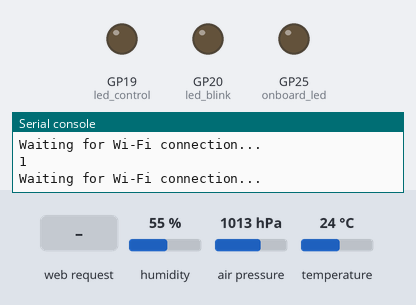
Bench run of a program on a simulated Raspberry Pi Pico running MicroPython. Shown: output pins drawn as LEDs (lit = HIGH), the last lines printed to the serial console. Dashed ring = blinking. The test bench sets the inputs (shaded band); at power-on: humidity 55 %, air pressure 1013 hPa, temperature 24 °C. WiFi joins after 1.5 s; values from a settings file that is not in the repository are placeholders.

Above: at 1.2 s.
1.3 s: HTTP request GET /lighton? received
At 2.26 s:
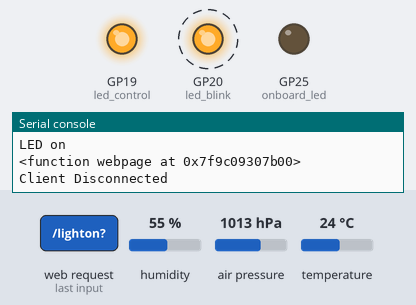
4.3 s: HTTP request GET /lightoff? received
At 5.4 s:
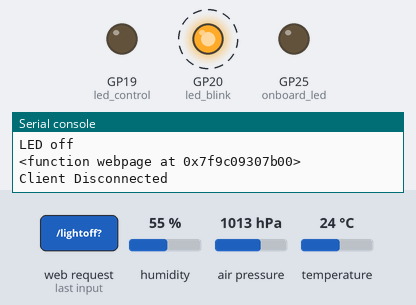
7.3 s: HTTP request GET /lighton? received
At 8.4 s:
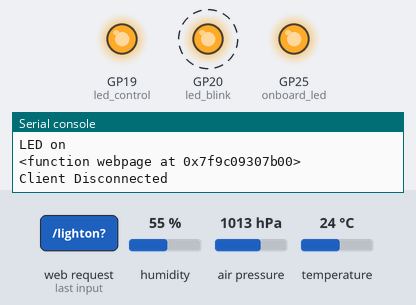
Timing chart, 0 to 16.3 s (numbered marks = the images above; inputs shaded):
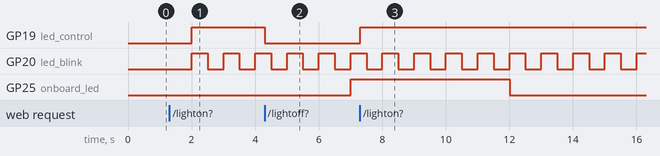

Measured:
- after the input at 1.3 s, GP19 (led_control): LOW → HIGH after 0.71 s
- after the input at 4.3 s, GP19 (led_control): HIGH → LOW at once
- after the input at 7.3 s, GP19 (led_control): LOW → HIGH at once
- by itself, GP20 (led_blink): alternates HIGH for 0.50 s and LOW for 0.50 s

The program:

11_5_async_web_server.py
```python
# Rui Santos & Sara Santos - Random Nerd Tutorials
# Complete project details at https://RandomNerdTutorials.com/raspberry-pi-pico-w-micropython-ebook/

# Import necessary modules
import network
import asyncio
from config import wifi_ssid, wifi_password
import socket
import time
from machine import Pin, I2C
import BME280

# Constant variable to save the HTML file path
HTML_FILE_PATH = "webpage.html"

# Create several LEDs
led_blink = Pin(20, Pin.OUT)
led_control = Pin(19, Pin.OUT)
onboard_led = Pin('LED', Pin.OUT)

# Initialize LED state
state = 'OFF'

# Initialize I2C communication
i2c = I2C(id=0, scl=Pin(5), sda=Pin(4), freq=10000)
bme = BME280.BME280(i2c=i2c, addr=0x76)

# Function to read HTML content from the file
def read_html_file():
    with open(HTML_FILE_PATH, "r") as file:
        return file.read()

# Get sensor readings
def get_readings():
    temp = bme.temperature[:-1]
    hum = bme.humidity[:-1]
    pres = bme.pressure[:-3]
    return temp, hum, pres

# HTML template for the webpage
def webpage(state):
    # Get new sensor readings every time you serve the web page
    temperature, humidity, pressure = get_readings()
    html_content = read_html_file()
    html = html_content.format(state=state, temperature=temperature, humidity=humidity, pressure=pressure)
    print(webpage)
    return html

# Init Wi-Fi Interface
def init_wifi(ssid, password):
    wlan = network.WLAN(network.STA_IF)
    wlan.active(True)
    # Connect to your network
    wlan.connect(ssid, password)
    # Wait for Wi-Fi connection
    connection_timeout = 10
    while connection_timeout > 0:
        print(wlan.status())
        if wlan.status() >= 3:
            break
        connection_timeout -= 1
        print('Waiting for Wi-Fi connection...')
        time.sleep(1)
    # Check if connection is successful
    if wlan.status() != 3:
        print('Failed to connect to Wi-Fi')
        return False
    else:
        print('Connection successful!')
        network_info = wlan.ifconfig()
        print('IP address:', network_info[0])
        return True

# Asynchronous functio to handle client's requests
async def handle_client(reader, writer):
    global state

    print("Client connected")
    request_line = await reader.readline()
    print('Request:', request_line)

    # Skip HTTP request headers
    while await reader.readline() != b"\r\n":
        pass

    request = str(request_line, 'utf-8').split()[1]
    print('Request:', request)

    # Process the request and update variables
    if request == '/lighton?':
        print('LED on')
        led_control.value(1)
        state = 'ON'
    elif request == '/lightoff?':
        print('LED off')
        led_control.value(0)
        state = 'OFF'

    # Generate HTML response
    response = webpage(state)

    # Send the HTTP response and close the connection
    writer.write('HTTP/1.0 200 OK\r\nContent-type: text/html\r\n\r\n')
    writer.write(response)
    await writer.drain()
    await writer.wait_closed()
    print('Client Disconnected')

async def blink_led():
    while True:
        led_blink.toggle()  # Toggle LED state
        await asyncio.sleep(0.5)  # Blink interval

async def main():
    if not init_wifi(wifi_ssid, wifi_password):
        print('Exiting program.')
        return

    # Start the server and run the event loop
    print('Setting up server')
    server = asyncio.start_server(handle_client, "0.0.0.0", 80)
    asyncio.create_task(server)
    asyncio.create_task(blink_led())

    while True:
        print('Loop')
        # Add other tasks that you might need to do in the loop
        await asyncio.sleep(5)
        onboard_led.toggle()

# Create an Event Loop
loop = asyncio.get_event_loop()
# Create a task to run the main function
loop.create_task(main())

try:
    # Run the event loop indefinitely
    loop.run_forever()
except Exception as e:
    print('Error occurred: ', e)
except KeyboardInterrupt:
    print('Program Interrupted by the user')
```
